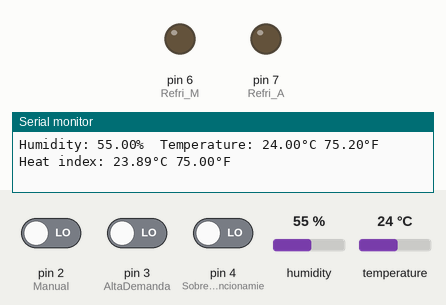
Simulated run of this sketch. Board: Arduino Uno, built with avr-gcc and run on an emulated ATmega328P. On the bench: output pins drawn as LEDs (lit = HIGH), the last lines printed to the serial monitor. The inputs (shaded band) are chosen by the test bench; at power-on: pin 2 (Manual) LOW, pin 3 (AltaDemanda) LOW, temperature 24 °C, pin 4 (Sobrecarga_de_Funcionamie) LOW, humidity 55 %.

Above: at 1.2 s.
1.3 s: pin 2 (Manual) driven HIGH
At 2.0 s:
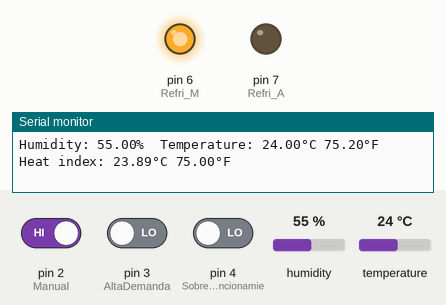
2.8 s: pin 3 (AltaDemanda) driven HIGH
At 3.7 s:
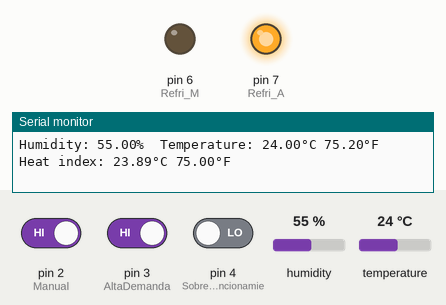
4.3 s: temperature set to 26 °C
10.5 s: temperature set to 29 °C
At 11.6 s:
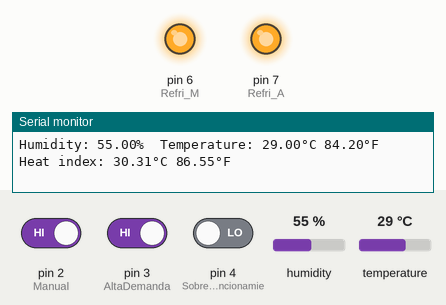
12.0 s: temperature set to 12 °C
At 13.4 s:
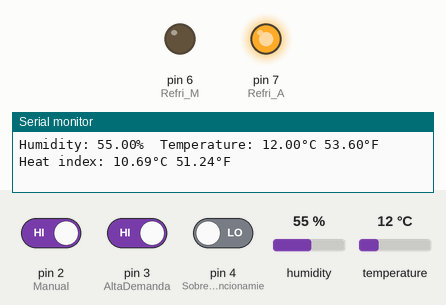
18.2 s: temperature set to 28 °C
At 20.1 s:
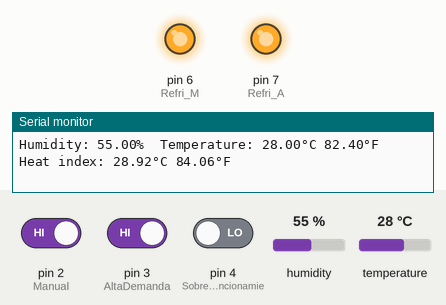
Timing chart, 0 to 21.6 s (numbered marks = the images above; inputs shaded):
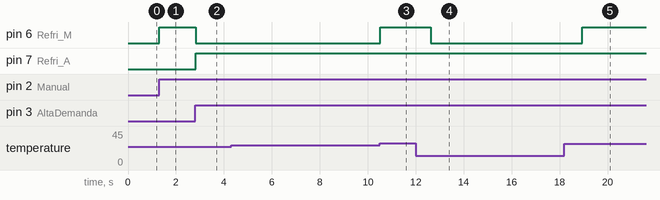

Measured:
- the behaviour switches between 27 and 28 °C on temperature (found by bisection; images 2 and 3)
- after the input at 1.3 s, pin 6 (Refri_M): LOW → HIGH at once
- after the input at 2.8 s, pin 6 (Refri_M): HIGH → LOW at once; pin 7 (Refri_A): LOW → HIGH at once
- after the input at 10.5 s, pin 6 (Refri_M): LOW → HIGH at once
- after the input at 12.0 s, pin 6 (Refri_M): HIGH → LOW after 0.62 s
- after the input at 18.2 s, pin 6 (Refri_M): LOW → HIGH after 0.73 s

The sketch:

Ejercicio_Refrigeracion_por_funciones.ino
```cpp
/*
 * Ejemplo Sistema de casos con DHT 11
 * Por: Javier Merino
 * Fecha: 24 de abril del 2022
 *
 * Este programa ejemplifica el uso de operadores relacionales y operadores logicos a través de un sistema de casos con activación por botones
 *
 * Condiciones iniciales
 *
 * Sensor de temperatura y humedad
 * Boton1: Manual. Activa la refrigeración al ser presionado
 * Boton2: Alta demanda
 * Boton3: Sobre carga de funcionamiento
 *
 * Led1: Refrigeracion manual
 * Led2: Refrigeración automática
 *
 * 1. Que se encienda la refrigeracion manual cada que se presione el boton de manual
 * 2. La refrigeracion manual tiene prioridad a la refrigeracion automática.
 * 3. Si la termperatura es alta (mayor a 28, por ejemplo), se activa la refrigeracion automática
 * 4. Si tengo alta demanda o sobre carga, se activa la refrigeración automática
 * 5. Si tengo alta demanda o sobrecarga de funcionamiento y ademas temperatura alta, se activan ambas refrigeraciones
 *
 * Botones 14, 15, 13
 * Leds 4, 2
 * DHT11 12
 */

#include "DHT.h"

// declaracion de variables
#define DHTPIN 5
#define DHTTYPE DHT11

const int Refri_M = 6;
const int Refri_A = 7;

int boton, refrigeracion, d=10;
float temp, h, t, f, hif, hic;

// Configuración de entradas y salidas

DHT dht(DHTPIN, DHTTYPE);
void setup() {
  Serial.begin(9600);
  Serial.println(F("DHTxx test!"));
  dht.begin();

  pinMode(2,INPUT); //Manual
  pinMode(3,INPUT); //AltaDemanda
  pinMode(4,INPUT); //Sobrecarga de Funcionamiento
  pinMode(Refri_M,OUTPUT);
  pinMode(Refri_A,OUTPUT);
  digitalWrite(Refri_M,LOW);
  digitalWrite(Refri_A,LOW);

}

// Codigo principal del programa

void loop() {
  lecturaDHT();
  lecturaBotones();
  logica();
  reporte();
}

void ambosCasos(){

  if(temp >= 28){
      digitalWrite(Refri_M,HIGH);
      digitalWrite(Refri_A,HIGH);
    }

  else{
      digitalWrite(Refri_M,LOW);
      digitalWrite(Refri_A,HIGH);
    }
}

void lecturaDHT(){
  temp = dht.readTemperature();
  h = dht.readHumidity();
  t = dht.readTemperature();
  f = dht.readTemperature(true);
}

void lecturaBotones(){
  if (digitalRead(2)!=0){  boton = 1;  }
  if (digitalRead(3)!=0){  boton = 2;  }
  if (digitalRead(4)!=0){  boton = 3;  }
}

void logica(){

  switch (boton){

    case 1:

    digitalWrite(Refri_M,HIGH);
    digitalWrite(Refri_A,LOW);
    break;

    case 2:
    ambosCasos();
    break;

    case 3:
    ambosCasos();
    break;

    default:
    digitalWrite(Refri_M,LOW);
    digitalWrite(Refri_A,LOW);
    break;
  }
}

void reporte(){

  hif = dht.computeHeatIndex(f, h);
  hic = dht.computeHeatIndex(t, h, false);

  Serial.print(F("Humidity: "));
  Serial.print(h);
  Serial.print(F("%  Temperature: "));
  Serial.print(t);
  Serial.print(F("°C "));
  Serial.print(f);
  Serial.print(F("°F  Heat index: "));
  Serial.print(hic);
  Serial.print(F("°C "));
  Serial.print(hif);
  Serial.println(F("°F"));
}
```
